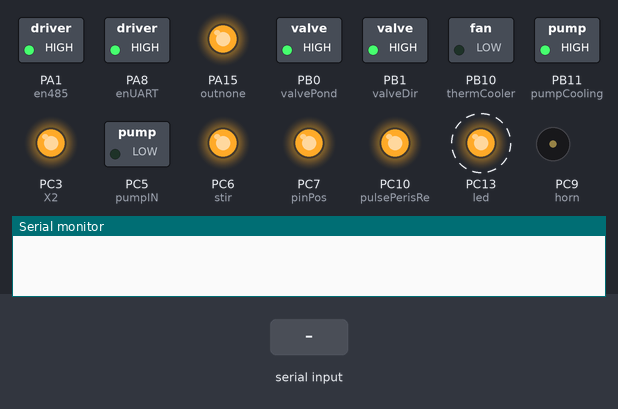
The sketch below on a simulated STM32 Blue Pill. On the bench: switched loads named in the sketch (green lamp = pin HIGH), output pins drawn as LEDs (lit = HIGH), buzzer (waves = sounding, pin HIGH), the last lines printed to the serial monitor. Dashed ring = blinking. The test bench sets the inputs (shaded band).

Above: at 1.2 s.
1.3 s: "pump1-\n" received over Serial
At 3.6 s:
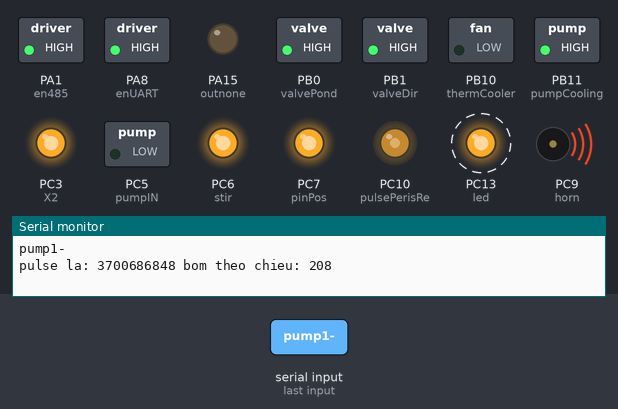
4.3 s: "clear\n" received over Serial
At 5.8 s:
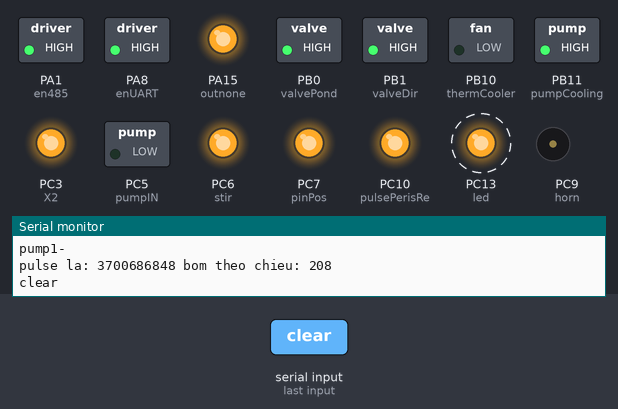
7.3 s: "line1-\n" received over Serial
At 9.8 s:
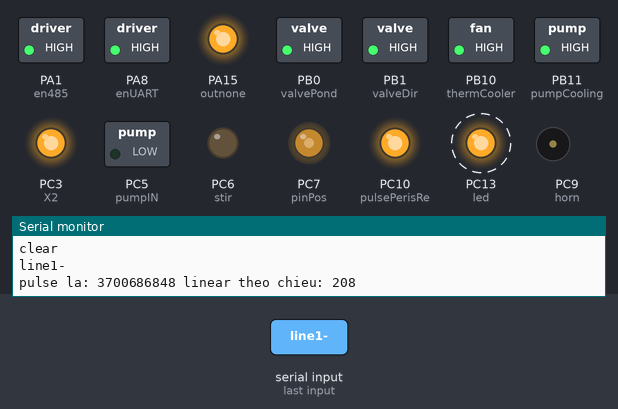
10.3 s: "dc-\n" received over Serial
At 11.8 s:
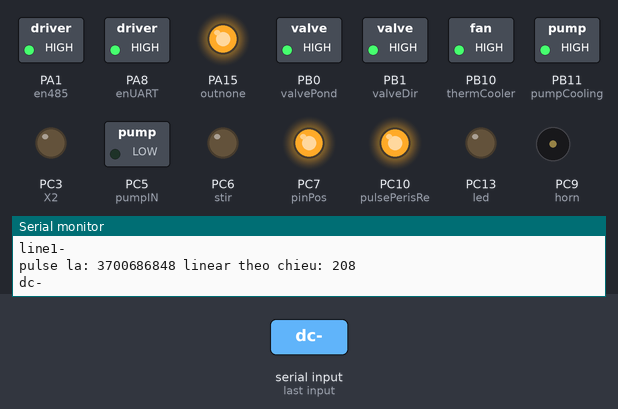
Timing chart, 0 to 12.8 s (numbered marks = the images above; inputs shaded):
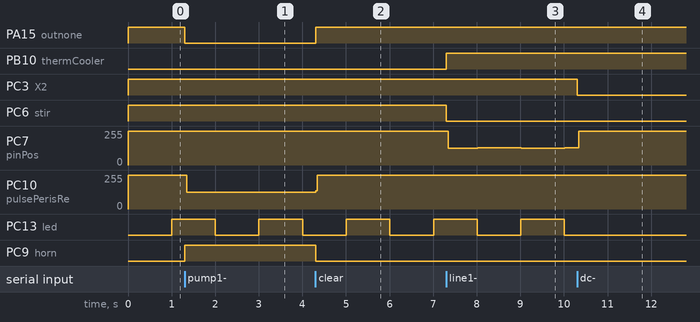

The sketch:

testPumpPerilastics.ino
```cpp
/*
   factory: Vmax = 300rpm => 1v:200ms
   reality: 1v:165ms => Vmax = 363.63636 rpm
   suggest: 1v:326ms => Vmax = 184 rpm
   ===========================================
   calib bơm: V = 184rpm( 10v = 0.74  ml, 20v  = 0.74+ 0.6 , 0.68 + 0.76, 30v =0.94+0.86+ 0.2, 0.68+0.76+0.62) - dự tính 10v = 0.73 ml => 1v = 0.073ml
   Sau khi đo 10 lần 5ml, 10 lần 10ml, 10 lần 20ml thì chọn:
    + 1v = 1600 xung = 0.073ml
    + giá trị ml nhỏ nhất là 1/2v = 800 xung = 0.0365ml
*/

#include "CONFIGPIN.h"
CLASS_CONFIG mainCONFIGPIN;
uint8_t pinPulse;
uint32_t pulseWillRun = 0;
uint32_t pulseLinear = 0;
uint32_t delayTimeStepper = micros();
uint32_t ui32_delayLed = millis();
String inputString = "";
void setup() {
  Serial.begin(9600);
  mainCONFIGPIN.FUNC_CONFIGPIN();

}
void loop() {

  if (inputString == "clear") {
    inputString = "";
    mainCONFIGPIN.FUNC_CONFIGPIN();
  }
  else if (inputString.indexOf("pump1-") >= 0) {
    float ml = (inputString.charAt(6) - '0') * 10 + (inputString.charAt(7) - '0') + (inputString.charAt(8) - '0') / 10.00;
    uint32_t pulse1ml = (inputString.charAt(10) - '0') * 100000 + (inputString.charAt(11) - '0') * 10000 + (inputString.charAt(12) - '0') * 1000 + (inputString.charAt(13) - '0') * 100 + (inputString.charAt(14) - '0') * 10 + (inputString.charAt(15) - '0');
    uint8_t dir = (inputString.charAt(17) - '0');
    pinPulse = pulsePerisRe;
    uint32_t sumpulse = pulse1ml * ml;
    if (PUMP_STEPPER( sumpulse, dir)) {
      Serial.println("bom xong, ml: " + String(ml) + " " + String(pulse1ml));
      inputString = "";
    }
  }
  else if (inputString.indexOf("pump2-") >= 0) {
    float ml = (inputString.charAt(6) - '0') * 10 + (inputString.charAt(7) - '0') + (inputString.charAt(8) - '0') / 10.00;
    uint32_t pulse1ml = (inputString.charAt(10) - '0') * 100000 + (inputString.charAt(11) - '0') * 10000 + (inputString.charAt(12) - '0') * 1000 + (inputString.charAt(13) - '0') * 100 + (inputString.charAt(14) - '0') * 10 + (inputString.charAt(15) - '0');
    uint8_t dir = (inputString.charAt(17) - '0');
    pinPulse = pulsePerisWa;
    uint32_t sumpulse = pulse1ml * ml;
    if (PUMP_STEPPER( sumpulse, dir)) {
      Serial.println("bom xong, ml: " + String(ml) + " " + String(pulse1ml));
      inputString = "";
    }
  }
  else if (inputString.indexOf("line1-") >= 0) {
    float ml = (inputString.charAt(6) - '0') * 10 + (inputString.charAt(7) - '0') + (inputString.charAt(8) - '0') / 10.00;
    uint32_t pulse1ml = (inputString.charAt(10) - '0') * 100000 + (inputString.charAt(11) - '0') * 10000 + (inputString.charAt(12) - '0') * 1000 + (inputString.charAt(13) - '0') * 100 + (inputString.charAt(14) - '0') * 10 + (inputString.charAt(15) - '0');
    uint8_t dir = (inputString.charAt(17) - '0');
    pinPulse = pulseLiRe;
    uint32_t sumpulse = pulse1ml * ml;
    if (LINEAR_STEPPER( sumpulse, dir)) {
      Serial.println("chay xong, ml: " + String(ml) + " " + String(pulse1ml));
      inputString = "";
    }
  }
  else if (inputString.indexOf("line2-") >= 0) {
    float ml = (inputString.charAt(6) - '0') * 10 + (inputString.charAt(7) - '0') + (inputString.charAt(8) - '0') / 10.00;
    uint32_t pulse1ml = (inputString.charAt(10) - '0') * 100000 + (inputString.charAt(11) - '0') * 10000 + (inputString.charAt(12) - '0') * 1000 + (inputString.charAt(13) - '0') * 100 + (inputString.charAt(14) - '0') * 10 + (inputString.charAt(15) - '0');
    uint8_t dir = (inputString.charAt(17) - '0');
    pinPulse = pulseLiWa;
    uint32_t sumpulse = pulse1ml * ml;
    if (LINEAR_STEPPER( sumpulse, dir)) {
      Serial.println("chay xong, ml: " + String(ml) + " " + String(pulse1ml));
      inputString = "";
    }
  }
  else if (inputString.indexOf("dc-") >= 0) {
    uint16_t tim = (inputString.charAt(3) - '0') * 10000 + (inputString.charAt(4) - '0') * 1000 + (inputString.charAt(5) - '0') * 100 + (inputString.charAt(6) - '0') * 10 + (inputString.charAt(7) - '0') * 1;
    digitalWrite(pumpDis, 0);
    delay(tim); //700 -> 0.51ml
    digitalWrite(pumpDis, 1);
    Serial.println("xong");
    inputString = "";
  }
  BlinkLed();
}
bool STEPPER(uint16_t spe) {
  //uint16_t spe = 200;
  uint8_t state = digitalRead(pinPulse);
  if (micros() - delayTimeStepper > spe) {
    digitalWrite(pinPulse, !state);
    pulseWillRun --;
    delayTimeStepper = micros();

  }
  if (pulseWillRun == 0) {
    pulseWillRun = 0;
    return 1;
  }
  return 0;
}

bool PUMP_STEPPER(uint32_t pulse, uint8_t dir) {
  uint16_t spe = 800;
  if (pulseWillRun <= 0) {
    pulseWillRun = pulse;
    Serial.println("pulse la: " + String(pulseWillRun) + " bom theo chieu: " + String(dir));
    digitalWrite(enPeris , 1);
  }
  digitalWrite(dirPeris , !dir);
  bool done = STEPPER(spe);
  if (done) {
    digitalWrite(enPeris , 0);
    pulseWillRun = 0;
  }
  return done;
}
bool LI_STEPPER(uint16_t spe) {
  //uint16_t spe = 200;
  uint8_t state = digitalRead(pinPulse);
  if (micros() - delayTimeStepper > spe) {
    digitalWrite(pinPulse, !state);
    pulseLinear --;
    delayTimeStepper = micros();

  }
  if (pulseLinear == 0) {
    pulseLinear = 0;
    return 1;
  }
  return 0;
}

bool LINEAR_STEPPER(uint32_t pulse, uint8_t dir) {
  uint16_t spe = 100;
  if (pulseLinear <= 0) {
    pulseLinear = pulse;
    Serial.println("pulse la: " + String(pulseLinear) + " linear theo chieu: " + String(dir));
    digitalWrite(enLinear , 1);
  }
  digitalWrite(dirLinear , !dir);
  bool done = LI_STEPPER(spe);
  if (done) {
    digitalWrite(enLinear  , 0);
    pulseLinear = 0;
  }
  return done;
}

void BlinkLed() {
  uint8_t state13 = digitalRead(PC13);
  if (millis() - ui32_delayLed > 1000) {
    digitalWrite(PC13, !state13);
    ui32_delayLed = millis();
  }
}
void serialEvent() {
  inputString = "";
  while (Serial.available()) {
    char inChar = (char)Serial.read();
    if (inChar != '\n' && inChar != ' ' && inChar != '\r') {
      inputString += inChar;
    }
  }
  Serial.println(inputString);
}
```

CONFIGPIN.cpp
```cpp
#include "CONFIGPIN.h"
void CLASS_CONFIG::FUNC_CONFIGPIN() {
  pinMode(X1 ,    INPUT_PULLUP);
  pinMode(X2 ,    INPUT_PULLUP);
  pinMode(X3 ,    INPUT_PULLUP);
  pinMode(X4,    INPUT_PULLUP);
  pinMode(X5,    INPUT_PULLUP);
  //pinMode(X6,  INPUT_PULLUP);
  // pinMode(X7,   INPUT_PULLUP);

  pinMode(pumpIN, OUTPUT);
  pinMode(pumpOUT, OUTPUT);
  pinMode(valveDir, OUTPUT);
  pinMode(valvePond, OUTPUT);
  pinMode(thermCooler, OUTPUT);
  pinMode(pumpCooling, OUTPUT);
  pinMode(pumpVial, OUTPUT);
  pinMode(pumpDis, OUTPUT);
  pinMode(motorMix, OUTPUT);
  pinMode(fan, OUTPUT);
  //pinMode(lampRed, OUTPUT);
  pinMode(stir , OUTPUT);
  pinMode(pinPos, OUTPUT);
  pinMode(horn, OUTPUT);
  pinMode(outnone, OUTPUT);
  pinMode(led, OUTPUT);
  pinMode(en485, OUTPUT);
  pinMode(enUART, OUTPUT);

  pinMode(enRot, OUTPUT);
  pinMode(dirRot, OUTPUT);
  pinMode(pulseRot, OUTPUT);
  pinMode(enLinear, OUTPUT);
  pinMode(dirLinear, OUTPUT);
  pinMode(pulseLiRe, OUTPUT);
  pinMode(pulseLiWa, OUTPUT);
  pinMode(enPeris, OUTPUT);
  pinMode(dirPeris, OUTPUT);
  pinMode(pulsePerisRe, OUTPUT);
  pinMode(pulsePerisWa, OUTPUT);

  digitalWrite(pumpIN, 1);
  digitalWrite(pumpOUT, 1);
  digitalWrite(valveDir, 1); //in
  digitalWrite(valvePond,  1); //
  digitalWrite(thermCooler,  1);
  digitalWrite(pumpCooling, 1);
  digitalWrite(pumpVial, 1);
  digitalWrite(pumpDis, 1);
  digitalWrite(motorMix, 1);
  digitalWrite(fan, 1);
  //digitalWrite(lampRed, 1);
  digitalWrite(stir , 1);
  digitalWrite(pinPos, 1);
  digitalWrite(horn, 1);
  digitalWrite(outnone, 1);
  digitalWrite(en485, 1);
  digitalWrite(enUART, 1);

  digitalWrite(enRot, 0);
  digitalWrite(dirRot, 1);
  digitalWrite(pulseRot, 1);
  digitalWrite(enLinear, 0);
  digitalWrite(dirLinear, 1);
  digitalWrite(pulseLiRe, 1);
  digitalWrite(pulseLiWa, 1);
  digitalWrite(enPeris, 0);
  digitalWrite(dirPeris, 1);
  digitalWrite(pulsePerisRe, 1);
  digitalWrite(pulsePerisWa, 1);

}
```

CONFIGPIN.h
```cpp
#ifndef PIN_CONFIG_h
#define PIN_CONFIG_h
#include <Arduino.h>
//define input

#define X0   PC0
#define X1   PC2
#define X2   PC3
#define X3   PA0
#define X4   PA4
#define X5   PA5
#define X6   PA6
#define X7   PA7

#define AI        X0
#define lRot      X5
#define lLiRe     X3
#define lLiWa     X4
#define lWaTank   digitalRead(X2)
#define InNone    digitalRead(X1)
#define tempA     X6
#define tempW     X7

//define ouput
#define AO          PC1
#define pumpOUT     PC4
#define pumpIN      PC5
#define valvePond   PB0
#define valveDir    PB1
#define thermCooler PB10
#define pumpCooling PB11
#define pumpVial    PB12
#define pumpDis     PC3
#define motorMix    PB14
#define fan         PB15
#define stir       PC6
#define pinPos      PC7
#define lampGreen   PC8
#define horn        PC9
#define outnone     PA15
#define led         PC13

#define en485     PA1
#define tx485     PA2
#define rx485     PA3
#define enUART     PA8
//define step
#define enRot         PC5
#define dirRot        PB0
#define pulseRot      PB1
#define enPeris       PC9
#define dirPeris      PA15  //1:dis, 2: pump,
#define pulsePerisRe  PC10  //1 ml: 18518 pulse => 1drop(0.035ml) = 650 pulse
#define pulsePerisWa  PC11  //1 ml: 12500
#define enLinear      PB10
#define dirLinear     PC6  //1: up, 0: down
#define pulseLiRe     PC7
#define pulseLiWa     PC8


class CLASS_CONFIG {
  public:
    void FUNC_CONFIGPIN();
};
#endif
```

Measured:
- after the input at 1.3 s, PA15 (outnone): HIGH → LOW at once; PC10 (pulsePerisRe): 255/255 → 126/255 after 0.05 s; PC9 (horn): LOW → HIGH at once
- after the input at 4.3 s, PA15 (outnone): LOW → HIGH at once; PC10 (pulsePerisRe): 126/255 → 255/255 at once; PC9 (horn): HIGH → LOW at once
- after the input at 7.3 s, PB10 (thermCooler): LOW → HIGH at once; PC6 (stir): HIGH → LOW at once; PC7 (pinPos): 255/255 → 124/255 at once, → 131/255 0.68 s later, → 124/255 1.0 s later, → 130/255 1.0 s later
- after the input at 10.3 s, PC3 (X2): HIGH → LOW at once; PC13 (led): stays LOW (without the input it goes to HIGH after 0.71 s)
